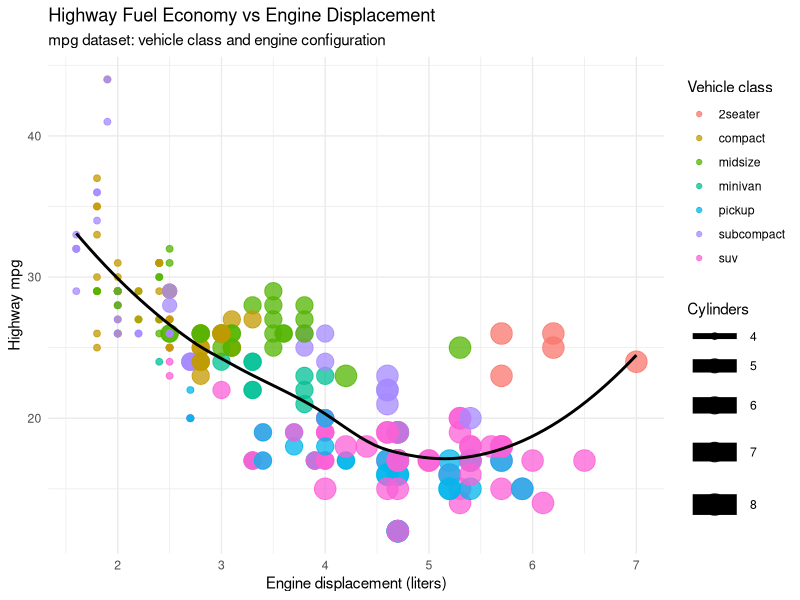

Generate this figure with R:
## ---- chunk 1
suppressPackageStartupMessages(library(tidyverse))
## ---- chunk 2
mpg %>%
  ggplot(aes(x = displ, y = hwy, color = class, size = cyl)) +
  geom_point(alpha = 0.75) +
  geom_smooth(aes(group = 1), method = "loess", color = "black", se = FALSE) +
  scale_size_continuous(name = "Cylinders", range = c(2, 7)) +
  labs(
    title = "Highway Fuel Economy vs Engine Displacement",
    subtitle = "mpg dataset: vehicle class and engine configuration",
    x = "Engine displacement (liters)",
    y = "Highway mpg",
    color = "Vehicle class"
  ) +
  theme_minimal() +
  theme(legend.position = "right")
